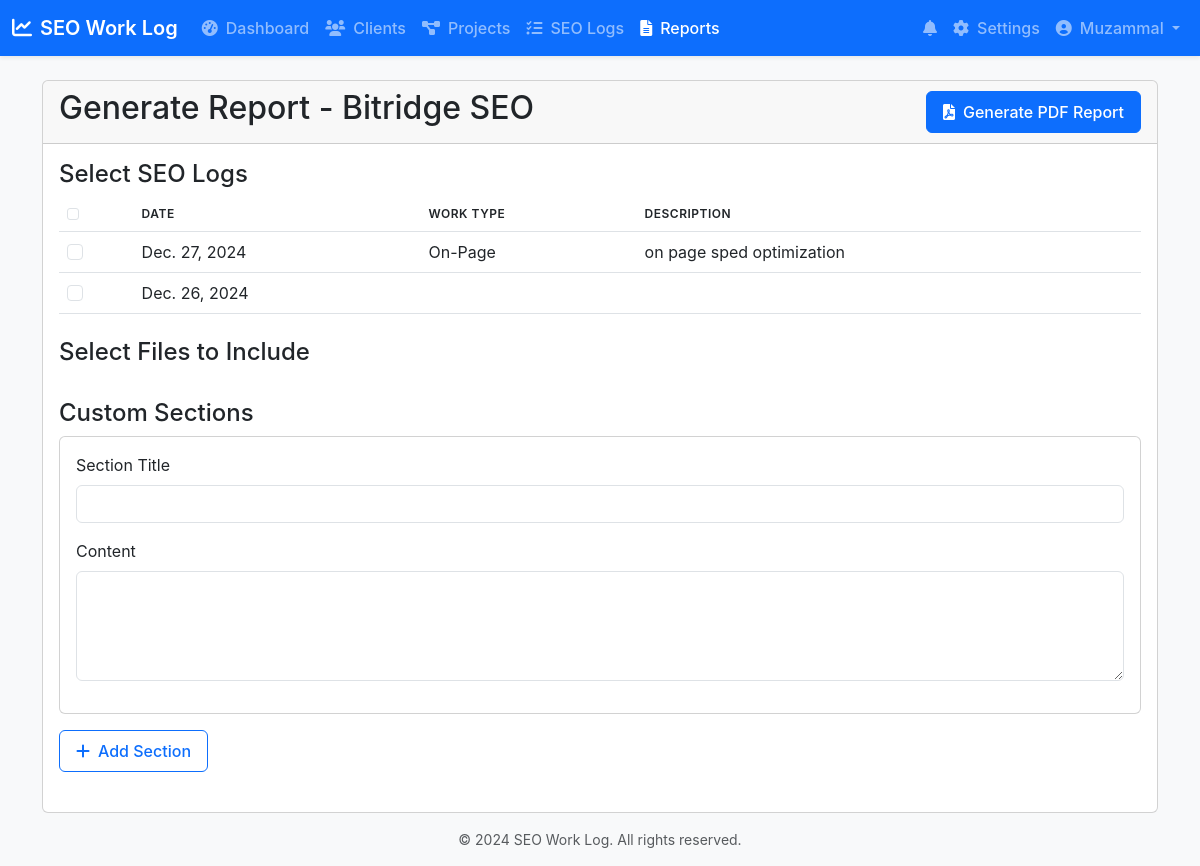
Before: /reports/1/generate/ (signed in) with the older database file.
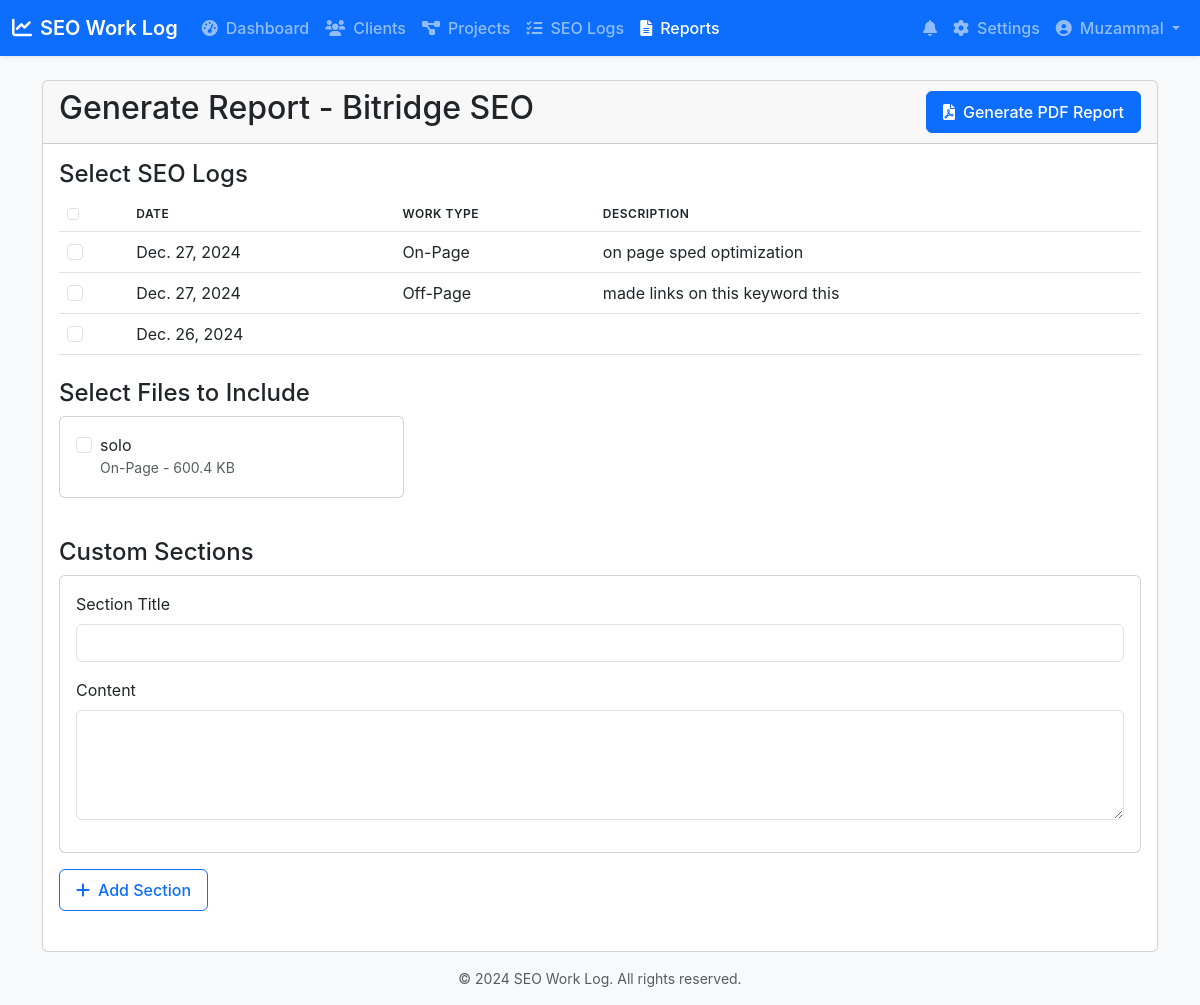
After: the same page with the newer database file.
### core/models.py (models this page shows, shortened)
class CustomUser(AbstractUser):
    ROLE_CHOICES = (
        ('admin', 'Administrator'),
        ('provider', 'Provider'),
        ('client', 'Client'),
    )
    role = models.CharField(max_length=10, choices=ROLE_CHOICES, default='client')

class Project(models.Model):
    client = models.ForeignKey(Client, on_delete=models.CASCADE)
    name = models.CharField(max_length=255)
    description = models.TextField()
    start_date = models.DateField()
    end_date = models.DateField(null=True, blank=True)
    is_active = models.BooleanField(default=True)
    created_at = models.DateTimeField(auto_now_add=True)
    updated_at = models.DateTimeField(auto_now=True)
    providers = models.ManyToManyField(CustomUser, related_name='assigned_projects', blank=True, limit_choices_to={'role': 'provider'})

class SEOLog(models.Model):
    project = models.ForeignKey(Project, on_delete=models.CASCADE)
    date = models.DateField()
    created_by = models.ForeignKey(CustomUser, on_delete=models.CASCADE, related_name='created_logs')
    on_page_work = models.BooleanField(default=False)
    off_page_work = models.BooleanField(default=False)
    on_page_description = models.TextField(blank=True)
    off_page_description = models.TextField(blank=True)
    providers = models.ManyToManyField(CustomUser, related_name='assigned_logs', blank=True)
    class Meta:
        ordering = ['-date']

class SEOLogFile(models.Model):
    WORK_TYPE_CHOICES = [
        ('on_page', 'On-Page'),
        ('off_page', 'Off-Page'),
    ]
    seo_log = models.ForeignKey(SEOLog, on_delete=models.CASCADE, related_name='files')
    file = models.FileField(upload_to='seo_logs/%Y/%m/%d/')
    work_type = models.CharField(max_length=10, choices=WORK_TYPE_CHOICES)
    file_name = models.CharField(max_length=255)
    file_type = models.CharField(max_length=100)
    file_size = models.IntegerField()  # Size in bytes
    uploaded_at = models.DateTimeField(auto_now_add=True)
    class Meta:
        ordering = ['-uploaded_at']
        verbose_name = 'SEO Log File'
        verbose_name_plural = 'SEO Log Files'
    @property
    def file_size_formatted(self):
        size = self.file_size
        for unit in ['B', 'KB', 'MB', 'GB']:
            if size < 1024:
                return f"{size:.1f} {unit}"
            size /= 1024
        return f"{size:.1f} TB"

### core/views.py (the view, shortened to what this page needs)
# urls.py: path('reports/<int:pk>/generate/', views.report_generate, name='report_generate'),
@login_required
def report_generate(request, pk):
    project = get_object_or_404(Project, pk=pk)
    context = {
        'project': project,
        'seo_logs': SEOLog.objects.filter(project=project).order_by('-date'),
        'files': SEOLogFile.objects.filter(seo_log__project=project)
    }
    return render(request, 'core/report_generate_form.html', context)

### core/templates/core/report_generate_form.html (shortened to what this page needs)
{% extends 'core/base.html' %}
{% block content %}
<div class="container mt-4">
    <div class="row">
        <div class="col-12">
            <div class="card">
                <div class="card-header d-flex justify-content-between align-items-center">
                    <h2>Generate Report - {{ project.name }}</h2>
                    <button type="submit" form="reportForm" class="btn btn-primary">
                        <i class="fas fa-file-pdf me-2"></i>Generate PDF Report
                    </button>
                </div>
                <div class="card-body">
                    <form id="reportForm" method="post" action="{% url 'report_generate' project.pk %}">
                        <div class="mb-4">
                            <h4>Select SEO Logs</h4>
                            <div class="table-responsive">
                                <table class="table table-hover">
                                    <thead>
                                        <tr>
                                            <th>
                                                <input type="checkbox" class="form-check-input" id="selectAllLogs">
                                            </th>
                                            <th>Date</th>
                                            <th>Work Type</th>
                                            <th>Description</th>
                                        </tr>
                                    </thead>
                                    <tbody>
                                        {% for log in seo_logs %}
                                        <tr>
                                            <td>
                                                <input type="checkbox" name="selected_logs" value="{{ log.id }}"
                                                       class="form-check-input log-checkbox">
                                            </td>
                                            <td>{{ log.date }}</td>
                                            <td>
                                                {% if log.on_page_work %}On-Page{% endif %}
                                                {% if log.off_page_work %}Off-Page{% endif %}
                                            </td>
                                            <td>
                                                {% if log.on_page_work %}
                                                    {{ log.on_page_description|truncatechars:100 }}
                                                {% endif %}
                                                {% if log.off_page_work %}
                                                    {{ log.off_page_description|truncatechars:100 }}
                                                {% endif %}
                                            </td>
                                        </tr>
                                        {% endfor %}
                                    </tbody>
                                </table>
                            </div>
                        </div>
                        <div class="mb-4">
                            <h4>Select Files to Include</h4>
                            <div class="row">
                                {% for file in files %}
                                <div class="col-md-4 mb-3">
                                    <div class="card">
                                        <div class="card-body">
                                            <div class="form-check">
                                                <input type="checkbox" name="selected_files" value="{{ file.id }}"
                                                       class="form-check-input file-checkbox">
                                                <label class="form-check-label">
                                                    {{ file.file_name }}
                                                    <small class="text-muted d-block">
                                                        {{ file.get_work_type_display }} - {{ file.file_size_formatted }}
                                                    </small>
                                                </label>
                                            </div>
                                        </div>
                                    </div>
                                </div>
                                {% endfor %}
                            </div>
                        </div>
                        <div class="mb-4">
                            <h4>Custom Sections</h4>
                            <div id="customSections">
                                <div class="custom-section mb-3">
                                    <div class="card">
                                        <div class="card-body">
                                            <div class="mb-3">
                                                <label class="form-label">Section Title</label>
                                                <input type="text" name="section_titles[]" class="form-control">
                                            </div>
                                            <div class="mb-3">
                                                <label class="form-label">Content</label>
                                                <textarea name="section_contents[]" class="form-control" rows="4"></textarea>
                                            </div>
                                        </div>
                                    </div>
                                </div>
                            </div>
                            <button type="button" class="btn btn-outline-primary" id="addSection">
                                <i class="fas fa-plus me-2"></i>Add Section
                            </button>
                        </div>
                    </form>
                </div>
            </div>
        </div>
    </div>
</div>
{% endblock %}

### core/templates/core/base.html (shortened to what this page needs)
{% load static %}
<!DOCTYPE html>
<html lang="en">
<head>
    <link href="https://cdn.jsdelivr.net/npm/bootstrap@5.3.0/dist/css/bootstrap.min.css" rel="stylesheet">
    <link href="https://cdnjs.cloudflare.com/ajax/libs/font-awesome/6.0.0/css/all.min.css" rel="stylesheet">
    <link href="{% static 'css/style.css' %}" rel="stylesheet">
</head>
<body>
    <nav class="navbar navbar-expand-lg navbar-dark bg-primary">
        <div class="container-fluid">
            <a class="navbar-brand" href="{% url 'dashboard' %}">
                <i class="fas fa-chart-line me-2"></i>SEO Work Log
            </a>
            {% if user.is_authenticated %}
            <div class="collapse navbar-collapse" id="navbarNav">
                <ul class="navbar-nav me-auto">
                    <li class="nav-item">
                        <a class="nav-link {% if request.resolver_match.url_name == 'dashboard' %}active{% endif %}"
                           href="{% url 'dashboard' %}">
                            <i class="fas fa-tachometer-alt me-2"></i>Dashboard
                        </a>
                    </li>
                    {% if user.role != 'client' %}
                    <li class="nav-item">
                        <a class="nav-link {% if 'clients' in request.path %}active{% endif %}"
                           href="{% url 'clients' %}">
                            <i class="fas fa-users me-2"></i>Clients
                        </a>
                    </li>
                    {% endif %}
                    <li class="nav-item">
                        <a class="nav-link {% if 'projects' in request.path %}active{% endif %}"
                           href="{% url 'projects' %}">
                            <i class="fas fa-project-diagram me-2"></i>Projects
                        </a>
                    </li>
                    {% if user.role != 'client' %}
                    <li class="nav-item">
                        <a class="nav-link {% if 'seo-logs' in request.path %}active{% endif %}"
                           href="{% url 'seo_logs' %}">
                            <i class="fas fa-tasks me-2"></i>SEO Logs
                        </a>
                    </li>
                    {% endif %}
                    <li class="nav-item">
                        <a class="nav-link {% if 'reports' in request.path %}active{% endif %}"
                           href="{% url 'reports' %}">
                            <i class="fas fa-file-alt me-2"></i>Reports
                        </a>
                    </li>
                </ul>
                <ul class="navbar-nav">
                    <li class="nav-item dropdown">
                        <a class="nav-link" href="#" id="notificationsDropdown" role="button"
                           data-bs-toggle="dropdown" aria-expanded="false">
                            <i class="fas fa-bell"></i>
                        </a>
                    </li>
                    <li class="nav-item">
                        <a class="nav-link {% if 'settings' in request.path %}active{% endif %}"
                           href="{% url 'settings' %}">
                            <i class="fas fa-cog me-2"></i>Settings
                        </a>
                    </li>
                    <li class="nav-item dropdown">
                        <a class="nav-link dropdown-toggle" href="#" id="userDropdown" role="button"
                           data-bs-toggle="dropdown">
                            <i class="fas fa-user-circle me-2"></i>{{ user.get_full_name|default:user.username }}
                        </a>
                    </li>
                </ul>
            </div>
            {% endif %}
        </div>
    </nav>
    <main>
        {% block content %}{% endblock %}
    </main>
    <footer class="footer mt-auto py-3 bg-light">
        <div class="container text-center">
            <span class="text-muted">© {% now "Y" %} SEO Work Log. All rights reserved.</span>
        </div>
    </footer>
</body>
</html>

### core/static/css/style.css (style rules this page uses)
body { background-color: #f8f9fa; font-family: 'Inter', -apple-system, BlinkMacSystemFont, "Segoe UI", Roboto, "Helvetica Neue", Arial, sans-serif; }
.navbar { box-shadow: 0 0.125rem 0.25rem rgba(0, 0, 0, 0.075); }
.navbar-brand { font-weight: 600; }
.nav-link { font-weight: 500; }
.card { transition: transform 0.2s ease-in-out; }
.table { margin-bottom: 0; }
.table th { font-weight: 600; text-transform: uppercase; font-size: 0.75rem; letter-spacing: 0.5px; }
.table td { vertical-align: middle; }
.btn { font-weight: 500; padding: 0.5rem 1rem; }
.footer { font-size: 0.875rem; }
.nav-link, .btn { transition: all 0.2s ease-in-out; }
.nav-item .nav-link { position: relative; }

Changed rows visible on the page:
added SEOLog: date "Dec. 27, 2024", off_page_work "Off-Page", off_page_description "made links on this keyword this"
added SEOLogFile: file_name "solo", work_type "On-Page", file_size_formatted "600.4 KB"
